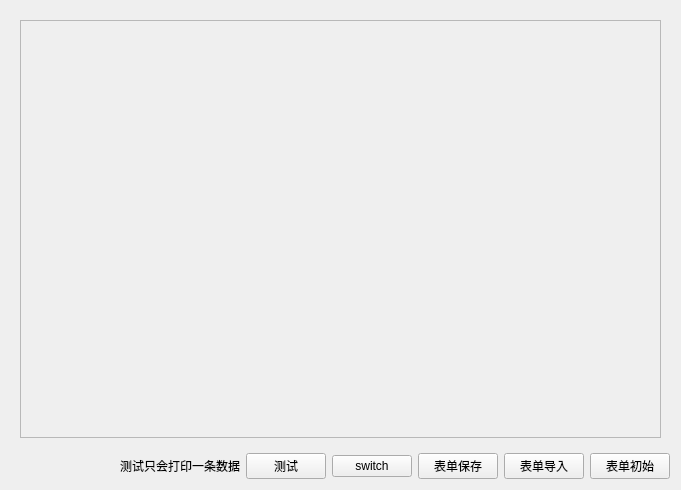
<?xml version="1.0" encoding="UTF-8"?>
<ui version="4.0">
 <class>labelprint_design_dialog</class>
 <widget class="QWidget" name="labelprint_design_dialog">
  <property name="geometry">
   <rect>
    <x>0</x>
    <y>0</y>
    <width>681</width>
    <height>490</height>
   </rect>
  </property>
  <property name="windowTitle">
   <string>Dialog</string>
  </property>
  <property name="outer_stylesheet" stdset="0">
   <string>dialog_hasborder</string>
  </property>
  <layout class="QVBoxLayout" name="verticalLayout_2">
   <item>
    <widget class="QStackedWidget" name="stackedWidget">
     <property name="currentIndex">
      <number>0</number>
     </property>
     <widget class="QWidget" name="page">
      <layout class="QVBoxLayout" name="verticalLayout_3">
       <item>
        <widget class="QScrollArea" name="scrollArea">
         <property name="widgetResizable">
          <bool>true</bool>
         </property>
         <widget class="QWidget" name="scrollAreaWidgetContents">
          <property name="geometry">
           <rect>
            <x>0</x>
            <y>0</y>
            <width>635</width>
            <height>406</height>
           </rect>
          </property>
          <layout class="QVBoxLayout" name="verticalLayout">
           <property name="spacing">
            <number>0</number>
           </property>
           <property name="leftMargin">
            <number>0</number>
           </property>
           <property name="rightMargin">
            <number>0</number>
           </property>
           <item>
            <widget class="S_MainWindow" name="widget" native="true">
             <property name="styleSheet">
              <string notr="true">QLabel{color:black;}
QCheckBox{color:black;}</string>
             </property>
            </widget>
           </item>
          </layout>
         </widget>
        </widget>
       </item>
      </layout>
     </widget>
     <widget class="labelprint_set_tagbarcode_dialog" name="page_2">
      <layout class="QVBoxLayout" name="verticalLayout_4"/>
     </widget>
    </widget>
   </item>
   <item>
    <layout class="QHBoxLayout" name="horizontalLayout" stretch="1,0,0,0,0,0,0">
     <item>
      <spacer name="horizontalSpacer">
       <property name="orientation">
        <enum>Qt::Horizontal</enum>
       </property>
       <property name="sizeHint" stdset="0">
        <size>
         <width>40</width>
         <height>20</height>
        </size>
       </property>
      </spacer>
     </item>
     <item>
      <widget class="QLabel" name="label">
       <property name="text">
        <string>测试只会打印一条数据</string>
       </property>
      </widget>
     </item>
     <item>
      <widget class="lds_toolbar_button_nowrap" name="pushButton_test">
       <property name="text">
        <string>测试</string>
       </property>
       <property name="icon">
        <iconset resource="peripheral.qrc">
         <normaloff>:/image/test.png</normaloff>:/image/test.png</iconset>
       </property>
      </widget>
     </item>
     <item>
      <widget class="lds_toolbar_button_nowrap" name="pushButton_switch">
       <property name="text">
        <string>switch</string>
       </property>
      </widget>
     </item>
     <item>
      <widget class="lds_toolbar_button_nowrap" name="pushButton_savebill">
       <property name="text">
        <string>表单保存</string>
       </property>
       <property name="icon">
        <iconset resource="peripheral.qrc">
         <normaloff>:/image/billsave.png</normaloff>:/image/billsave.png</iconset>
       </property>
      </widget>
     </item>
     <item>
      <widget class="lds_toolbar_button_nowrap" name="pushButton_importbill">
       <property name="text">
        <string>表单导入</string>
       </property>
       <property name="icon">
        <iconset resource="peripheral.qrc">
         <normaloff>:/image/billimport.png</normaloff>:/image/billimport.png</iconset>
       </property>
      </widget>
     </item>
     <item>
      <widget class="lds_toolbar_button_nowrap" name="pushButton_defbill">
       <property name="text">
        <string>表单初始</string>
       </property>
       <property name="icon">
        <iconset resource="peripheral.qrc">
         <normaloff>:/image/billinit.png</normaloff>:/image/billinit.png</iconset>
       </property>
      </widget>
     </item>
    </layout>
   </item>
  </layout>
 </widget>
 <customwidgets>
  <customwidget>
   <class>lds_toolbar_button_nowrap</class>
   <extends>QPushButton</extends>
   <header>lds_toolbar_button_nowrap.h</header>
  </customwidget>
  <customwidget>
   <class>S_MainWindow</class>
   <extends>QWidget</extends>
   <header>s_mainwindow.h</header>
   <container>1</container>
  </customwidget>
  <customwidget>
   <class>labelprint_set_tagbarcode_dialog</class>
   <extends>QWidget</extends>
   <header>labelprint_set_tagbarcode_dialog.h</header>
   <container>1</container>
  </customwidget>
 </customwidgets>
 <resources>
  <include location="peripheral.qrc"/>
 </resources>
 <connections/>
</ui>
